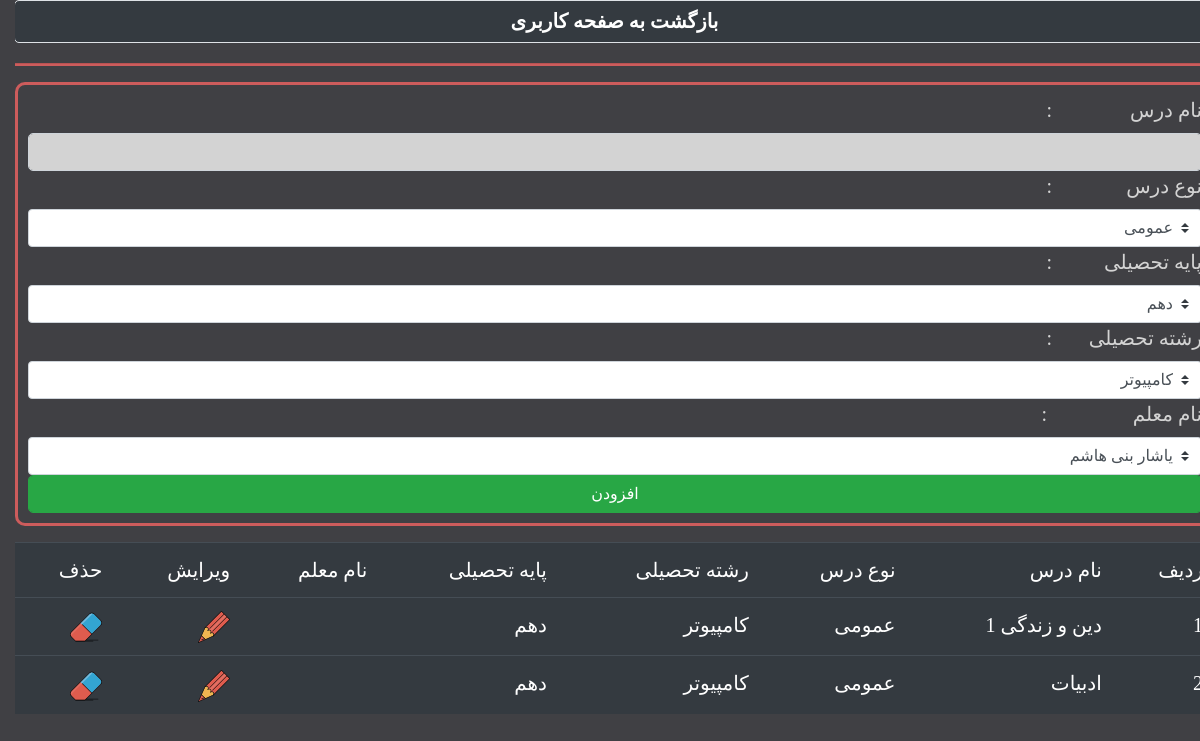
/pages/addlesson.php, run on the app's committed database.
### tables this page shows
CREATE TABLE `tbllesson` (
  `lesson_id` int(200) NOT NULL,
  `lname` varchar(255) NOT NULL,
  `type` int(1) NOT NULL,
  `course_id` int(100) NOT NULL,
  `base_id` int(100) NOT NULL,
  `teacher_id` int(11) NOT NULL
);

CREATE TABLE `tblcourse` (
  `course_id` int(11) NOT NULL,
  `course_name` varchar(100) NOT NULL
);

CREATE TABLE `tblbase` (
  `base_id` int(11) NOT NULL,
  `base_name` varchar(50) NOT NULL
);

### pages/addlesson.php (the view, shortened to what this page needs)
<!doctype html>
<html lang="en">
<head>
    <link href="../css/bootstrap.css" rel="stylesheet">
    <link href="../css/custom.css" rel="stylesheet">
</head>
<body dir="rtl">
<a href="userspanel.php" class="page-link bazgasht">بازگشت به صفحه کاربری</a>
<hr>
<div class="row">
    <div class="container-fluid">
        <form action="" method="post" id="frm" class="form-group">
            <label>نام درس</label>:<input type="text" id="dokme" class="form-control" name="lname">
            <label>نوع درس</label>:
            <select class="form-control custom-select" name="type">
                <option value="0">عمومی</option>
            </select>
            <label>پایه تحصیلی</label>:
            <select name="base" class="form-control custom-select">
                <?php
                include '../funcs/connection.php';
                $sql_base = "select * from tblbase";
                $sql_base_pre = $db->prepare($sql_base);
                $sql_base_pre->execute();
                while ($row_base = $sql_base_pre->fetch(PDO::FETCH_ASSOC)) {
                    echo '<option value="' . $row_base['base_id'] . '">' . $row_base['base_name'] . '</option>';
                }
                ?>
            </select>
            <label>رشته تحصیلی</label>:
            <select name="course" class="form-control custom-select">
                <?php
                include '../funcs/connection.php';
                $sql_course = "select * from tblcourse";
                $sql_course_pre = $db->prepare($sql_course);
                $sql_course_pre->execute();
                while ($row_course = $sql_course_pre->fetch(PDO::FETCH_ASSOC)) {
                    echo '<option value="' . $row_course['course_id'] . '">' . $row_course['course_name'] . '</option>';
                }
                ?>
            </select>
            <label>نام معلم</label>
            :<select class="form-control custom-select" name="teacher">
                <?php
                include '../funcs/connection.php';
                $sql_tea = "select * from tblteacher";
                $sql_tea_pre = $db->prepare($sql_tea);
                $sql_tea_pre->execute();
                while ($row_tea = $sql_tea_pre->fetch(PDO::FETCH_ASSOC)) {
                    echo '<option value="' . $row_tea['teacher_id'] . '">' . $row_tea['tname'] . ' ' . $row_tea['tfamily'] . '</option>';
                }
                ?>
            </select>
            <input type="submit" value="افزودن" name="lesson_sub" id="sub" class="btn btn-success form-control">
        </form>
    </div>
</div>
<table class="table table-dark">
    <thead>
    <tr>
        <td>ردیف</td>
        <td>نام درس</td>
        <td>نوع درس</td>
        <td>رشته تحصیلی</td>
        <td>پایه تحصیلی</td>
        <td>نام معلم</td>
        <td>ویرایش</td>
        <td>حذف</td>
    </tr>
    </thead>
    <?php
    include '../funcs/connection.php';
    $sql_l = "SELECT * FROM `tbllesson`";
    $sql_l_pre = $db->prepare($sql_l);
    $sql_l_pre->execute();
    $w = 1;
    while ($rowl = $sql_l_pre->fetch(PDO::FETCH_ASSOC)) {
        echo '
        <tr>
        <td>' . $w . '</td>
        <td>' . $rowl['lname'] . '</td>';
        if ($rowl['type'] == 0) {
            echo '
                               <td>عمومی</td>
                                ';
        } else {
            echo '
                               <td>مهارتی</td>
                                 ';
        }
        $sql_select_course = "SELECT * FROM tblcourse where course_id=" . $rowl['course_id'];
        $sql_select_course_pre = $db->prepare($sql_select_course);
        $sql_select_course_pre->execute();
        $rowlc = $sql_select_course_pre->fetch(PDO::FETCH_ASSOC);
        echo '
                 <td>' . $rowlc['course_name'] . '</td>
                ';
        $sql_select_base = "SELECT * FROM tblbase where base_id=" . $rowl['base_id'];
        $sql_select_base_pre = $db->prepare($sql_select_base);
        $sql_select_base_pre->execute();
        $rowlb = $sql_select_base_pre->fetch(PDO::FETCH_ASSOC);
        echo '
                  <td>' . $rowlb['base_name'] . '</td>
                ';
        $sql_select_tea = "SELECT * FROM tblteacher where teacher_id=" . $rowl['teacher_id'];
        $sql_select_tea_pre = $db->prepare($sql_select_tea);
        $sql_select_tea_pre->execute();
        $rowlt = $sql_select_tea_pre->fetch(PDO::FETCH_ASSOC);
        echo '
                 <td>' . $rowlt['tname'] . ' ' . $rowlt['tfamily'] . '</td>
                ';
        echo '
        <td><a href="edit.php?id='.$rowl['lesson_id'].'" ><img src="../img/icons/pencil.png"></a></td>
        <td><a href="del.php?id='.$rowl['lesson_id'].'" ><img src="../img/icons/garbage.png"></a></td>
        </tr>';
        $w++;
    }
    ?>
</table>
</body>
</html>

### css/custom.css (style rules this page uses)
body { font-family: "Adobe Naskh Medium"; font-size: 20px; background-color: #404044; color:lightgray; }
#frm { padding: 10px; text-align: right; border-color: indianred; border-radius: 10px; border-style: solid; border-width: medium; }
#frm label { width: 150px; }
#dokme { border-radius: 5px; background-color: lightgray; }
#sub { border-radius: 5px; }
.bazgasht { color: white; text-align: center; margin-bottom: 20px; }
.page-link { background: -webkit-linear-gradient(left,#343A40, indianred,indianred, #343A40); }
hr { background-color: indianred; height: 2px }
table { text-align: right }

### data on the page
tbllesson: type "عمومی", course.course_name "کامپیوتر", base.base_name "دهم"
tbllesson: lname "ادبیات", type "عمومی", course.course_name "کامپیوتر", base.base_name "دهم"

### other printed values
form field base "دهم"
form field course "کامپیوتر"
form field teacher "یاشار بنی هاشم"
